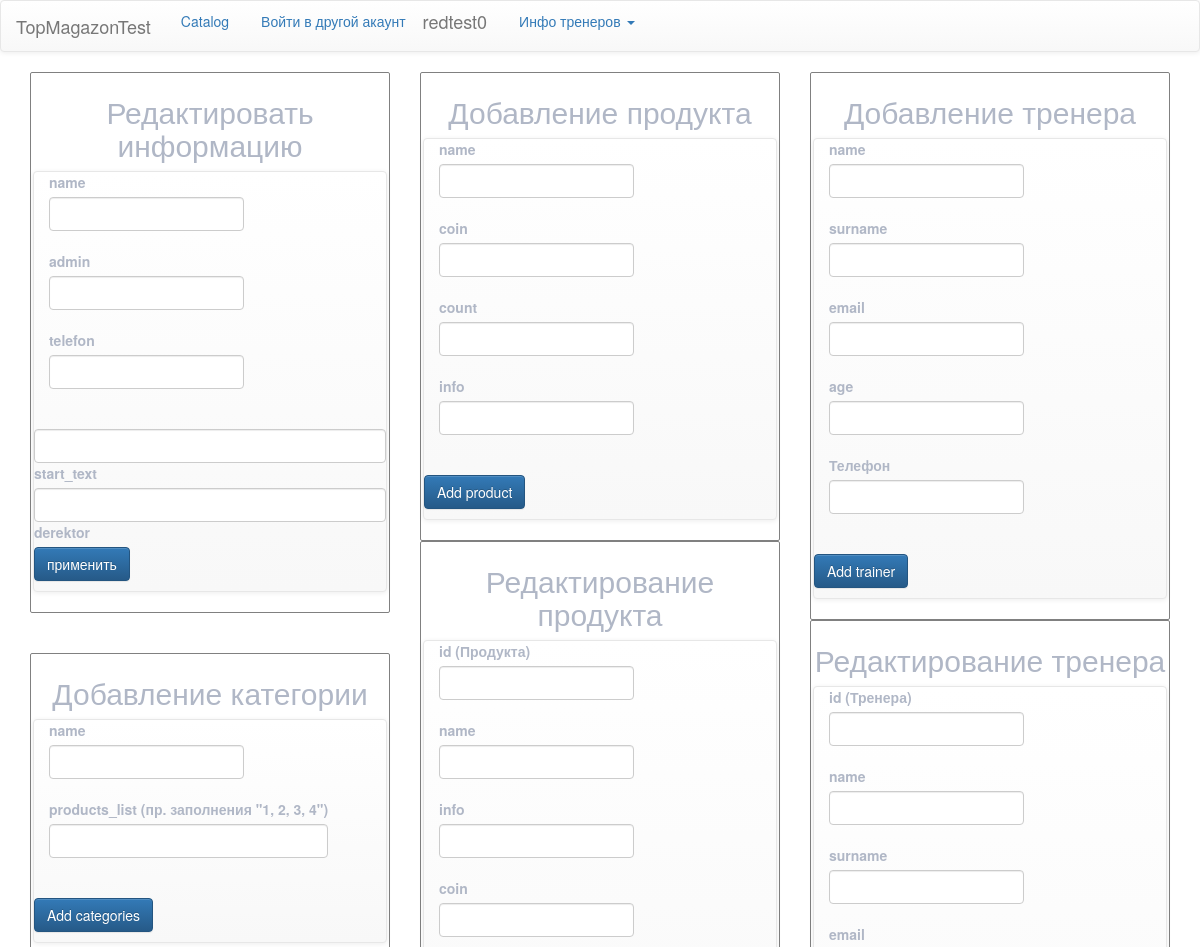
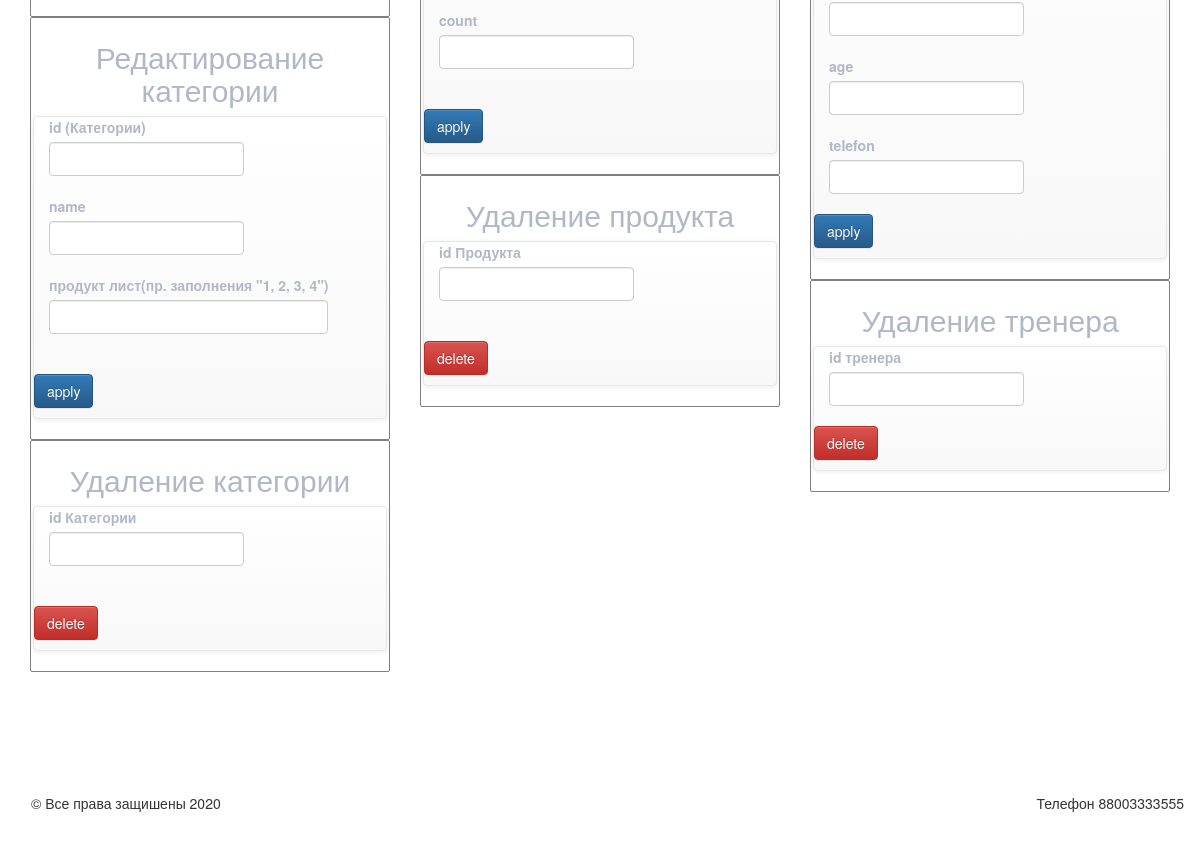
/admin1234567 (signed in), run on the app's committed database (2 pictures, top to bottom).
### data/INFORM.py (models this page shows)
class Info(SqlAlchemyBase, SerializerMixin):
    __tablename__ = 'inform'
    id = sqlalchemy.Column(sqlalchemy.Integer,
                           primary_key=True, autoincrement=True)
    name = sqlalchemy.Column(sqlalchemy.String, nullable=False, default='name')
    start_text = sqlalchemy.Column(sqlalchemy.String, nullable=False, default='start_text')
    telefon = sqlalchemy.Column(sqlalchemy.String, nullable=False, default='89999999')
    compan_img = sqlalchemy.Column(sqlalchemy.String, nullable=False, default='https://sun9-16.userapi.com/c856028/v856028901/202200/Epy2s3_x81I.jpg')
    admin = sqlalchemy.Column(sqlalchemy.String, nullable=False, default='admin')
    modified_date = sqlalchemy.Column(sqlalchemy.DateTime, default=datetime.datetime.now)
    derektor = sqlalchemy.Column(sqlalchemy.String, nullable=False, default='derektor')

### data/users.py (models this page shows, shortened)
class User(SqlAlchemyBase, UserMixin, SerializerMixin):
    __tablename__ = 'users'
    id = sqlalchemy.Column(sqlalchemy.Integer, primary_key=True, autoincrement=True)
    login = sqlalchemy.Column(sqlalchemy.String, nullable=False, unique=True)
    surname = sqlalchemy.Column(sqlalchemy.String, nullable=True)
    name = sqlalchemy.Column(sqlalchemy.String, nullable=True)
    age = sqlalchemy.Column(sqlalchemy.Integer, nullable=False)
    address = sqlalchemy.Column(sqlalchemy.String, nullable=False)
    my_img = sqlalchemy.Column(sqlalchemy.String, nullable=True,
                               default='https://sun9-16.userapi.com/c856028/v856028901/202200/Epy2s3_x81I.jpg')
    basket = sqlalchemy.Column(sqlalchemy.String, nullable=True, default='0')
    email = sqlalchemy.Column(sqlalchemy.String, unique=True, nullable=False)
    hashed_password = sqlalchemy.Column(sqlalchemy.String, nullable=False)
    modified_date = sqlalchemy.Column(sqlalchemy.DateTime, default=datetime.datetime.now)
    admin_chek = sqlalchemy.Column(sqlalchemy.Boolean, nullable=False, default=False)
    stories = orm.relation('Stories', back_populates='user')

### main.py (the view, shortened to what this page needs)
@app.route('/admin1234567', methods=['GET', 'POST'])
def adminka():
    global inform, TOKEN_ADMINKI
    categorid = pass_catal()[0]
    list_product = pass_catal()[1]
    id_treners = pass_treners()[0]
    message = None
    message_2 = None
    message_4 = None
    message_3 = None
    message_dop = None
    message_del = None
    message_prod = None
    message_prodel = None
    message_cate = None
    message_delcate = None
    redcate_form = RedcateForm()
    delcate_form = DelcateForm()
    delprod_form = DelprodForm()
    redprod_form = RedprodForm()
    form = InfoForm()
    form_product = ProductForm()
    form_trainer = TrainerForm()
    form_categories = CategoriesForm()
    redtren_form = RedtrenForm()
    deltren_form = DeltrenForm()
    return render_template('adminka.html', title='adminka', form=form, form_product=form_product, message=message,
                           message_2=message_2, message_3=message_3, message_4=message_4, form_trainer=form_trainer,
                           form_categories=form_categories, inform=inform, categorid=categorid,
                           list_product=list_product, message_dop=message_dop, redtren_form=redtren_form,
                           message_del=message_del, deltren_form=deltren_form, delprod_form=delprod_form,
                           redprod_form=redprod_form, message_prod=message_prod, message_prodel=message_prodel,
                           message_cate=message_cate, message_delcate=message_delcate, redcate_form=redcate_form,
                           delcate_form=delcate_form, id_treners=id_treners)

### templates/adminka.html (shortened to what this page needs)
{% extends "base.html" %}
{% block content %}
{% if current_user.is_authenticated %}
{% if current_user.admin_chek %}
    <div class="row">
        <div class="col-md-4">
    <form class="collapse navbar-collapse du_login" action="" method="post">
        <h2>Редактировать информацию</h2>
        <nav class="navbar navbar-default" role="navigation">
        <div class="collapse navbar-collapse" id="bs-example-navbar-collapse-1">
        <ul class="nav navbar-nav">
        <li>
            {{ form.name.label }}<br>
            {{ form.name(class="form-control") }}   <br>
            </li>
            <li>{{ form.admin.label }}
                {{ form.admin(class="form-control") }}  <br>
            </li>
            <li>{{ form.telefon.label }}<br>
            {{ form.telefon(class="form-control") }}   <br>
            </li>
        </ul></div>
            <br>
        {{ form.start_text(class="form-control du") }}{{ form.start_text.label }}
            {{ form.derektor(class="form-control") }}{{ form.derektor.label }}<br>
        <p>{{ form.submit(type="submit", class="btn btn-primary") }}</p>
        </nav>
    </form>
            <br><br>
            <form class="collapse navbar-collapse du_login" action="" method="post">
            <h2>Добавление категории</h2>
                <nav class="navbar navbar-default" role="navigation">
        <div class="collapse navbar-collapse" >
        <ul class="nav navbar-nav">
        <li>
            {{ form_categories.namecat.label }}<br>
            {{ form_categories.namecat(class="form-control") }}   <br>
            </li>
            <li>{{ form_categories.products.label }}
                {{ form_categories.products(class="form-control") }}  <br>
            </li>
        </ul></div>
            <br>
        <p>{{ form_categories.submit(type="submit", class="btn btn-primary") }}</p>
                </nav>
    </form>
    <form class="collapse navbar-collapse du_login" action="" method="post">
            <h2>Редактирование категории</h2>
                <nav class="navbar navbar-default" role="navigation">
        <div class="collapse navbar-collapse" >
        <ul class="nav navbar-nav">
        <li>
            {{ redcate_form.idcate.label }}<br>
            {{ redcate_form.idcate(class="form-control") }}   <br>
            </li>
            <li>
            {{ redcate_form.namecate.label }}<br>
            {{ redcate_form.namecate(class="form-control") }}   <br>
            </li>
            <li>{{ redcate_form.productcate.label }}
                {{ redcate_form.productcate(class="form-control") }}  <br>
            </li>
        </ul></div>
            <br>
        <p>{{ redcate_form.submitred(type="submit", class="btn btn-primary") }}</p>
                </nav>
    </form>
        <form class="collapse navbar-collapse du_login" action="" method="post">
            <h2>Удаление категории</h2>
                <nav class="navbar navbar-default" role="navigation">
        <div class="collapse navbar-collapse" >
        <ul class="nav navbar-nav">
            <li>
            {{ delcate_form.iddelcate.label }}<br>
            {{ delcate_form.iddelcate(class="form-control") }}   <br>
            </li>
        </ul></div>
            <br>
        <p>{{ delcate_form.submidelcate(type="submit", class="btn btn-danger") }}</p>
                </nav>
    </form>
        </div>
        <div class="col-md-4">
            <form class="collapse navbar-collapse du_login" action="" method="post">
            <h2>Добавление продукта</h2>
                <nav class="navbar navbar-default" role="navigation">
        <div class="collapse navbar-collapse" >
        <ul class="nav navbar-nav">
        <li>
            {{ form_product.nameprod.label }}<br>
            {{ form_product.nameprod(class="form-control") }}   <br>
            </li>
            <li>{{ form_product.coin.label }}
                {{ form_product.coin(class="form-control") }}  <br>
            {{ form_product.count.label }}
                {{ form_product.count(class="form-control") }}  <br>
            </li>
            <li>{{ form_product.info.label }}<br>
            {{ form_product.info(class="form-control") }}   <br>
            </li>
        </ul></div>
            <br>
        <p>{{ form_product.submit(type="submit", class="btn btn-primary") }}</p>
                </nav>
    </form>
<form class="collapse navbar-collapse du_login" action="" method="post">
            <h2>Редактирование продукта</h2>
                <nav class="navbar navbar-default" role="navigation">
        <div class="collapse navbar-collapse" >
        <ul class="nav navbar-nav">
            <li>
            {{ redprod_form.idd.label }}<br>
            {{ redprod_form.idd(class="form-control") }}   <br>
            </li>
            <li>{{ redprod_form.namep.label }}
                {{ redprod_form.namep(class="form-control") }}  <br>
            </li>
            <li>{{ redprod_form.infoo.label }}
                {{ redprod_form.infoo(class="form-control") }}  <br>
            </li>
            <li>{{ redprod_form.coins.label }}
                {{ redprod_form.coins(class="form-control") }}  <br>
            </li>
            <li>{{ redprod_form.counts.label }}
                {{ redprod_form.counts(class="form-control") }}  <br>
            </li>
        </ul></div>
            <br>
        <p>{{ redprod_form.submip(type="submit", class="btn btn-primary") }}</p>
                </nav>
    </form>
        <form class="collapse navbar-collapse du_login" action="" method="post">
            <h2>Удаление продукта</h2>
                <nav class="navbar navbar-default" role="navigation">
        <div class="collapse navbar-collapse" >
        <ul class="nav navbar-nav">
            <li>
            {{ delprod_form.idt.label }}<br>
            {{ delprod_form.idt(class="form-control") }}   <br>
            </li>
        </ul></div>
            <br>
        <p>{{ delprod_form.submidd(type="submit", class="btn btn-danger") }}</p>
                </nav>
    </form>
        </div>
        <div class="col-md-4">
            <form class="collapse navbar-collapse du_login" action="" method="post">
            <h2>Добавление тренера</h2>
                <nav class="navbar navbar-default" role="navigation">
        <div class="collapse navbar-collapse" >
        <ul class="nav navbar-nav">
        <li>
            {{ form_trainer.nametren.label }}<br>
            {{ form_trainer.nametren(class="form-control") }}   <br>
            </li>
            <li>{{ form_trainer.surname.label }}
                {{ form_trainer.surname(class="form-control") }}  <br>
            {{ form_trainer.email.label }}
                {{ form_trainer.email(class="form-control", type="email")}}  <br>
            </li>
            <li>{{ form_trainer.age.label }}<br>
            {{ form_trainer.age(class="form-control") }}   <br>
            </li>
            <li>{{ form_trainer.telefon.label }}<br>
            {{ form_trainer.telefon(class="form-control") }}   <br>
            </li>
        </ul></div>
            <br>
        <p>{{ form_trainer.submit(type="submit", class="btn btn-primary") }}</p>
                </nav>
    </form>
        <form class="collapse navbar-collapse du_login" action="" method="post">
            <h2>Редактирование тренера</h2>
        <nav class="navbar navbar-default" role="navigation">
        <div class="collapse navbar-collapse">
        <ul class="nav navbar-nav">
        <li>
            {{ redtren_form.id.label }}<br>
            {{ redtren_form.id(class="form-control") }}   <br>
            </li>
        </ul></div>
            <div class="collapse navbar-collapse">
        <ul class="nav navbar-nav">
        <li>
            {{ redtren_form.nam.label }}<br>
            {{ redtren_form.nam(class="form-control") }}   <br>
            </li>
        </ul></div>
            <div class="collapse navbar-collapse">
        <ul class="nav navbar-nav">
        <li>
            {{ redtren_form.surnam.label }}<br>
            {{ redtren_form.surnam(class="form-control") }}   <br>
            </li>
        </ul></div>
            <div class="collapse navbar-collapse">
        <ul class="nav navbar-nav">
        <li>
            {{ redtren_form.emai.label }}<br>
            {{ redtren_form.emai(class="form-control") }}   <br>
            </li>
        </ul></div>
            <div class="collapse navbar-collapse">
        <ul class="nav navbar-nav">
        <li>
            {{ redtren_form.ag.label }}<br>
            {{ redtren_form.ag(class="form-control") }}   <br>
            </li>
        </ul></div>
            <div class="collapse navbar-collapse">
        <ul class="nav navbar-nav">
        <li>
            {{ redtren_form.telefo.label }}<br>
            {{ redtren_form.telefo(class="form-control") }}   <br>
            </li>
        </ul></div>
        <p>{{ redtren_form.submi(type="submit", class="btn btn-primary") }}</p>
        </nav>
    </form>
    <form class="collapse navbar-collapse du_login" action="" method="post">
            <h2>Удаление тренера</h2>
        <nav class="navbar navbar-default" role="navigation">
        <div class="collapse navbar-collapse">
        <ul class="nav navbar-nav">
        <li>
            {{ deltren_form.id_trendelet.label }}<br>
            {{ deltren_form.id_trendelet(class="form-control") }}   <br>
            </li>
        </ul></div>
        <p>{{ deltren_form.submitt(type="submit", class="btn btn-danger") }}</p>
        </nav>
    </form>
        </div>
        </div>
{% else %}not admin chek{% endif %}
{% else %}not User log{% endif %}
{% endblock %}

### templates/base.html (shortened to what this page needs)
<!doctype html>
<html lang="en">
<head>
  <link rel="stylesheet" href="https://maxcdn.bootstrapcdn.com/bootstrap/3.3.7/css/bootstrap.min.css">
  <link rel="stylesheet" href="https://maxcdn.bootstrapcdn.com/bootstrap/3.3.7/css/bootstrap-theme.min.css">
    <link rel="stylesheet" type="text/css" href='/static/css/style.css' />
</head>
<body style="background-attachment:fixed" topmargin="0">
<nav class="navbar navbar-default" role="navigation">
    <div class="container-fluid">
      <div class="navbar-header">
        <a class="navbar-brand" href="/">{{inform.name}}</a>
      </div>
    {% if current_user.is_authenticated %}
        <div class="collapse navbar-collapse" id="bs-example-navbar-collapse-1">
            <div class="container">
  <ul class="nav nav-pills" role="tablist">
    <li><a href="#home" role="tab" data-toggle="pill">Catalog</a></li>
      <li><a href="/login">Войти в другой акаунт</a></li>
      <li><a class="nav navbar-brand" href="/profile/{{inform.id}}">{{ current_user.name }}</a></li>
      <li class="dropdown">
            <a href="#" class="dropdown-toggle" data-toggle="dropdown">Инфо тренеров <b class="caret"></b></a>
            </li>
  </ul>
{% endif %}
</nav>
<main role="main" class="container">
    {% block content %}{% endblock %}
</main>
<br><br><br><br><br><br>
<nav class="navbar" role="navigation">
    <div class="container-fluid">
<div class="collapse navbar-collapse" >
    <ul class="nav navbar-nav">
        <li><footer>&copy; Все права защишены 2020</footer></li>
        </ul>
    <ul class="nav navbar-nav navbar-right">
        <li><footer>Телефон {{inform.telefon}}</footer></li>
        </ul>
</div>
      </div>
</nav>
</body>
</html>

### data on the page
Info: name "TopMagazonTest", telefon "88003333555"
User: name "redtest0"

### other printed values
{{ redcate_form.idcate.label }} "id (Категории)"
{{ redcate_form.namecate.label }} "name"
{{ redcate_form.productcate.label }} "продукт лист(пр. заполнения \"1, 2, 3, 4\")"
{{ delcate_form.iddelcate.label }} "id Категории"
{{ redprod_form.idd.label }} "id (Продукта)"
{{ redprod_form.namep.label }} "name"
{{ redprod_form.infoo.label }} "info"
{{ redprod_form.coins.label }} "coin"
{{ redprod_form.counts.label }} "count"
{{ delprod_form.idt.label }} "id Продукта"
{{ redtren_form.id.label }} "id (Тренера)"
{{ redtren_form.nam.label }} "name"
{{ redtren_form.surnam.label }} "surname"
{{ redtren_form.emai.label }} "email"
{{ redtren_form.ag.label }} "age"
